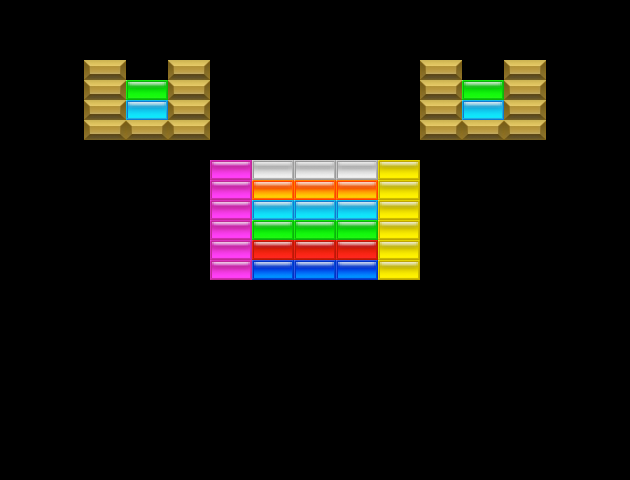

A 2D game scene composited from a Tiled map and its tileset images. What follows is a short description and the map's XML, with each tile layer's data collapsed to a summary:
An orthogonal 15x24 tile map with 42x20 px tiles, 10 tile layers (red, yellow, blue, green, ...).

<map version="1.5" tiledversion="1.7.2" orientation="orthogonal" renderorder="left-down" width="15" height="24" tilewidth="42" tileheight="20" infinite="0" nextlayerid="12" nextobjectid="1">
 <tileset firstgid="1" name="sprites" tilewidth="42" tileheight="20" spacing="16" tilecount="420" columns="15">
  <image source="sprites/sprites.png" width="880" height="1024" />
 </tileset>
 <layer id="1" name="red" width="15" height="24">
  <data>[360 cells, 3 non-empty, 1 distinct tile ids]</data>
 </layer>
 <layer id="2" name="yellow" width="15" height="24">
  <data>[360 cells, 6 non-empty, 1 distinct tile ids]</data>
 </layer>
 <layer id="3" name="blue" width="15" height="24">
  <data>[360 cells, 3 non-empty, 1 distinct tile ids]</data>
 </layer>
 <layer id="5" name="green" width="15" height="24">
  <data>[360 cells, 5 non-empty, 1 distinct tile ids]</data>
 </layer>
 <layer id="9" name="white" width="15" height="24">
  <data>[360 cells, 3 non-empty, 1 distinct tile ids]</data>
 </layer>
 <layer id="10" name="orange" width="15" height="24">
  <data>[360 cells, 3 non-empty, 1 distinct tile ids]</data>
 </layer>
 <layer id="11" name="cyan" width="15" height="24">
  <data>[360 cells, 5 non-empty, 1 distinct tile ids]</data>
 </layer>
 <layer id="6" name="silver" width="15" height="24">
  <data>[360 cells, 0 non-empty, 0 distinct tile ids]</data>
 </layer>
 <layer id="7" name="gold" width="15" height="24">
  <data>[360 cells, 18 non-empty, 1 distinct tile ids]</data>
 </layer>
 <layer id="8" name="magenta" width="15" height="24">
  <data>[360 cells, 6 non-empty, 1 distinct tile ids]</data>
 </layer>
</map>
